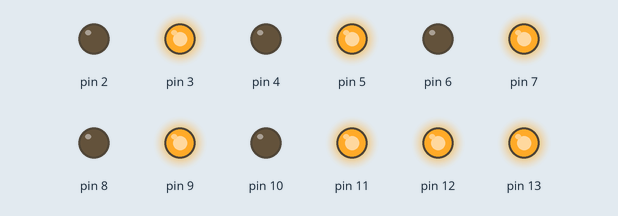
Bench run of a sketch on a simulated Arduino Uno, built with avr-gcc and run on an emulated ATmega328P. Parts: output pins drawn as LEDs (lit = HIGH).

Above: at 0.02 s.
At 0.77 s:
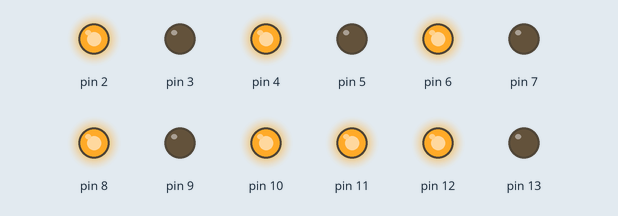
At 1.47 s:
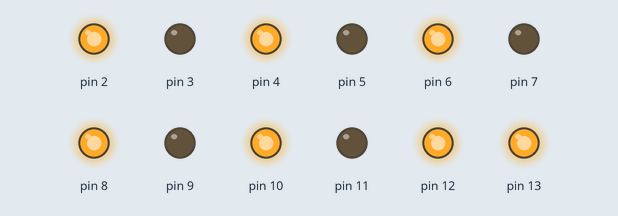
At 2.92 s:
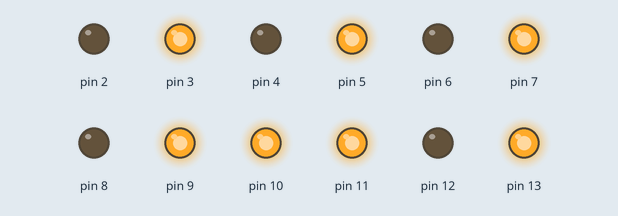
Timing chart, 0 to 3.2 s (numbered marks = the images above):
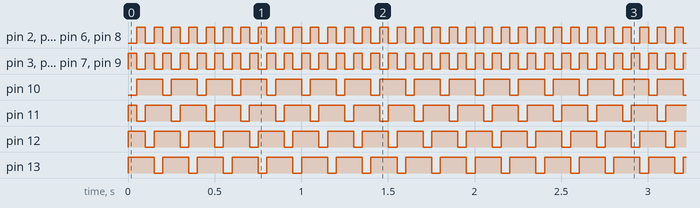

The sketch:

LED_Cube_3x3_Test.ino
```cpp
void setup() {
  // put your setup code here, to run once:
  pinMode(2, OUTPUT);
  pinMode(3, OUTPUT);
  pinMode(4, OUTPUT);
  pinMode(5, OUTPUT);
  pinMode(6, OUTPUT);
  pinMode(7, OUTPUT);
  pinMode(8, OUTPUT);
  pinMode(9, OUTPUT);
  pinMode(10, OUTPUT);
  pinMode(11, OUTPUT);
  pinMode(12, OUTPUT);
  pinMode(13, OUTPUT);
  closeAll ();
}

void loop() {
  // put your main code here, to run repeatedly:
closeControl ();
  closeAll ();
  digitalWrite(10, LOW);
  digitalWrite(3, HIGH);
  digitalWrite(5, HIGH);
  digitalWrite(7, HIGH);
  digitalWrite(9, HIGH);
  delay(50);

  closeControl ();
  closeAll ();
  digitalWrite(11, LOW);
  digitalWrite(2, HIGH);
  digitalWrite(4, HIGH);
  digitalWrite(6, HIGH);
  digitalWrite(8, HIGH);
  delay(50);

  closeControl ();
  closeAll ();
  digitalWrite(12, LOW);
  digitalWrite(3, HIGH);
  digitalWrite(5, HIGH);
  digitalWrite(7, HIGH);
  digitalWrite(9, HIGH);
  delay(50);

  closeControl ();
  closeAll ();
  digitalWrite(13, LOW);
  digitalWrite(2, HIGH);
  digitalWrite(4, HIGH);
  digitalWrite(6, HIGH);
  digitalWrite(8, HIGH);
  delay(50);
}

void closeControl ()
{
  digitalWrite(11, HIGH);
  digitalWrite(12, HIGH);
  digitalWrite(13, HIGH);
    digitalWrite(10, HIGH);

}

void closeAll ()
{
  digitalWrite(2, LOW);
  digitalWrite(3, LOW);
  digitalWrite(4, LOW);
  digitalWrite(5, LOW);
  digitalWrite(6, LOW);
  digitalWrite(7, LOW);
  digitalWrite(8, LOW);
  digitalWrite(9, LOW);
}
```

Measured:
- by itself, pin 2–9: alternates HIGH for 0.05 s and LOW for 0.05 s
- by itself, pin 10, pin 12, pin 13: alternates HIGH for 0.15 s and LOW for 0.05 s
- by itself, pin 11: repeats every 0.20 s: LOW 0.05 s, HIGH 0.15 s
